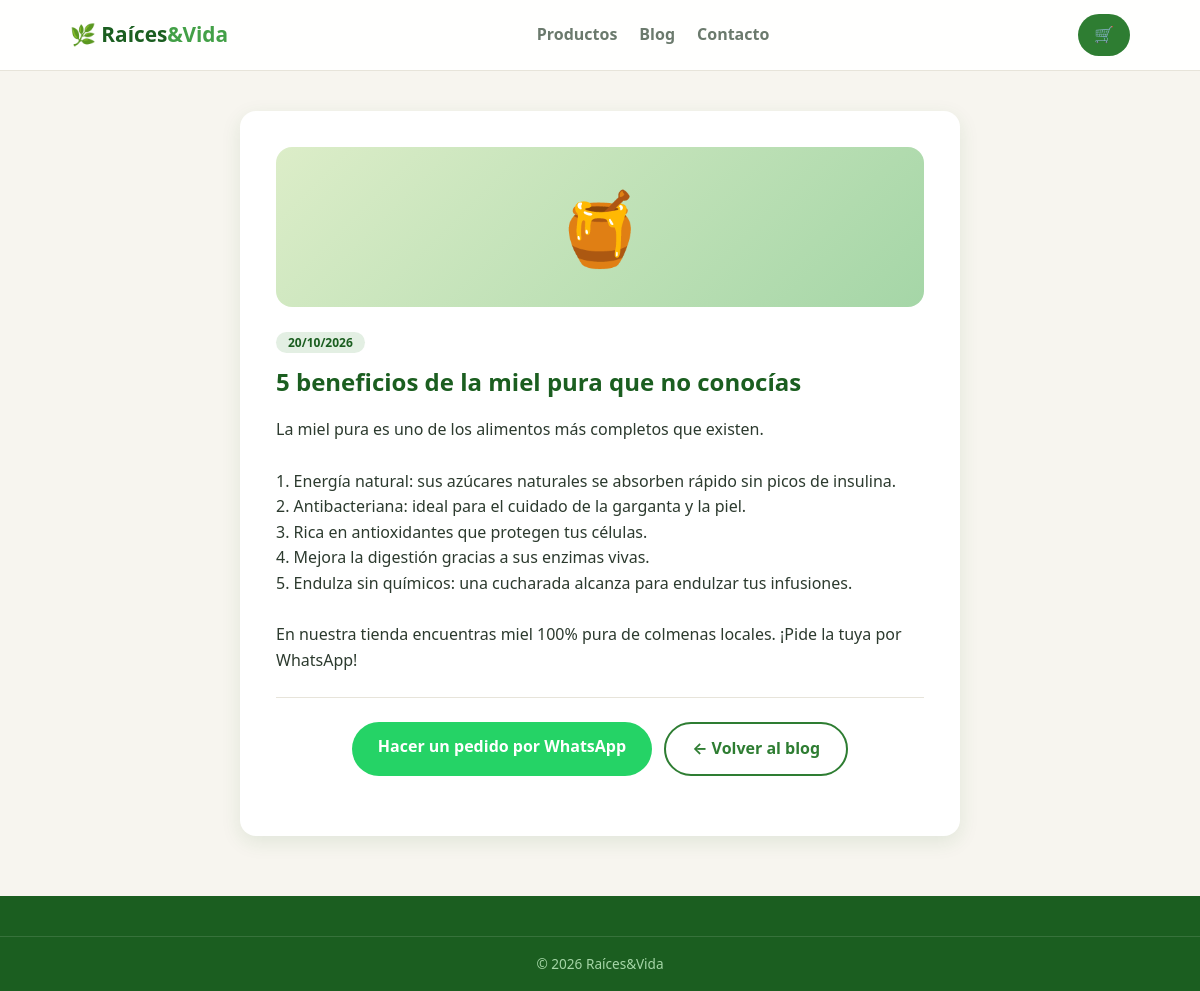
The page /post.php?id=1 on the database its author committed.
### tables this page shows
CREATE TABLE posts (
  id INT AUTO_INCREMENT PRIMARY KEY,
  titulo VARCHAR(180) NOT NULL,
  icono VARCHAR(8) DEFAULT '📝',
  resumen VARCHAR(255),
  contenido TEXT,
  fecha DATE DEFAULT (CURRENT_DATE)
);

### includes/config.php (called while the page is built, shortened)
<?php
function e(?string $s): string {
    return htmlspecialchars($s ?? '', ENT_QUOTES, 'UTF-8');
}

### post.php (the view, shortened to what this page needs)
<?php
require_once __DIR__ . '/includes/config.php';
$id = (int)($_GET['id'] ?? 0);
$stmt = $pdo->prepare("SELECT * FROM posts WHERE id = ?");
$stmt->execute([$id]);
$post = $stmt->fetch(PDO::FETCH_ASSOC);
?>
<!DOCTYPE html>
<html lang="es">
<head>
<link rel="stylesheet" href="css/style.css">
</head>
<body>
<header class="header">
  <div class="container header-inner">
    <a class="logo" href="index.php">🌿 Raíces<span>&amp;Vida</span></a>
    <nav class="nav">
      <a href="index.php#productos">Productos</a>
      <a href="blog.php">Blog</a>
      <a href="index.php#contacto">Contacto</a>
    </nav>
    <a class="btn-cart" href="index.php">🛒</a>
  </div>
</header>
<main class="container container-narrow">
  <article class="post-full">
    <div class="post-hero"><span><?= e($post['icono']) ?></span></div>
    <span class="badge badge-soft"><?= date('d/m/Y', strtotime($post['fecha'])) ?></span>
    <h1><?= e($post['titulo']) ?></h1>
    <div class="post-content"><?= nl2br(e($post['contenido'])) ?></div>
    <hr>
    <div class="center">
      <a class="btn btn-wsp" href="<?= WHATSAPP_LINK ?>?text=<?= urlencode('Hola, leí el artículo "' . $post['titulo'] . '" y quiero hacer un pedido 🌿') ?>" target="_blank">Hacer un pedido por WhatsApp</a>
      <a class="btn btn-outline" href="blog.php">← Volver al blog</a>
    </div>
  </article>
</main>
<footer class="footer">
  <p class="copy">© <?= date('Y') ?> Raíces&amp;Vida</p>
</footer>
</body>
</html>

### css/style.css (style rules this page uses)
:root { --verde: #2e7d32; --verde-claro: #43a047; --verde-oscuro: #1b5e20; --crema: #f7f5ef; --blanco: #ffffff; --texto: #2c3a2e; --texto-suave: #6b7a6d; --wsp: #25d366; --sombra: 0 6px 20px rgba(27, 94, 32, .10); --radio: 16px; }
* { margin: 0; padding: 0; box-sizing: border-box; }
html { scroll-behavior: smooth; }
body { font-family: 'Segoe UI', system-ui, -apple-system, sans-serif; background: var(--crema); color: var(--texto); line-height: 1.6; }
a { color: inherit; text-decoration: none; }
.container { max-width: 1100px; margin: 0 auto; padding: 0 20px; }
.container-narrow { max-width: 760px; }
.center { text-align: center; margin: 24px 0; }
.header { position: sticky; top: 0; z-index: 50; background: rgba(255, 255, 255, .92); backdrop-filter: blur(8px); border-bottom: 1px solid #e7e4da; }
.header-inner { display: flex; align-items: center; justify-content: space-between; padding: 14px 20px; gap: 16px; }
.logo { font-size: 1.3rem; font-weight: 800; color: var(--verde-oscuro); }
.logo span { color: var(--verde-claro); }
.nav { display: flex; gap: 22px; }
.nav a { font-weight: 600; color: var(--texto-suave); transition: color .2s; }
.btn-cart { position: relative; background: var(--verde); color: #fff; border: none; border-radius: 50px; padding: 8px 16px; font-size: 1rem; cursor: pointer; transition: background .2s; }
.btn { display: inline-block; background: var(--verde); color: #fff; border: none; border-radius: 50px; padding: 12px 26px; font-size: 1rem; font-weight: 700; cursor: pointer; transition: all .2s; }
.btn-wsp { background: var(--wsp); }
.btn-outline { background: transparent; border: 2px solid var(--verde); color: var(--verde); }
.badge { align-self: flex-start; background: var(--verde-claro); color: #fff; border-radius: 50px; padding: 2px 12px; font-size: .75rem; font-weight: 700; margin-bottom: 8px; }
.badge-soft { background: #e3efe3; color: var(--verde-oscuro); }
.post-full { background: var(--blanco); border-radius: var(--radio); padding: 36px; margin: 40px 0; box-shadow: var(--sombra); }
.post-hero { height: 160px; border-radius: var(--radio); margin-bottom: 22px; display: flex; align-items: center; justify-content: center; font-size: 4.5rem; background: linear-gradient(135deg, #dcedc8, #a5d6a7); }
.post-full h1 { color: var(--verde-oscuro); margin: 12px 0 20px; line-height: 1.3; }
.post-content { color: var(--texto); margin-bottom: 20px; }
.post-full hr { border: none; border-top: 1px solid #e7e4da; margin: 24px 0; }
.post-full .center { display: flex; gap: 12px; justify-content: center; flex-wrap: wrap; }
.footer { background: var(--verde-oscuro); color: #dcedc8; margin-top: 60px; padding: 40px 0 0; }
.copy { text-align: center; padding: 16px; font-size: .85rem; color: #a5d6a7; border-top: 1px solid rgba(255,255,255,.12); }

### rows shown on the page
posts: icono "🍯", fecha "20/10/2026", titulo "5 beneficios de la miel pura que no conocías", contenido "La miel pura es uno de los alimentos más completos que existen. 1. Energía natural: sus azúcares naturales se absorben rápido sin picos de insulina. 2. Antibacteriana: ideal para el cuidado de la garganta y la piel. 3. Rica en antioxidantes que protegen tus células. 4. Mejora la digestión gracias a sus enzimas vivas. 5. Endulza sin químicos: una cucharada alcanza para endulzar tus infusiones. En nuestra tienda encuentras miel 100% pura de colmenas locales. ¡Pide la tuya por WhatsApp!"
